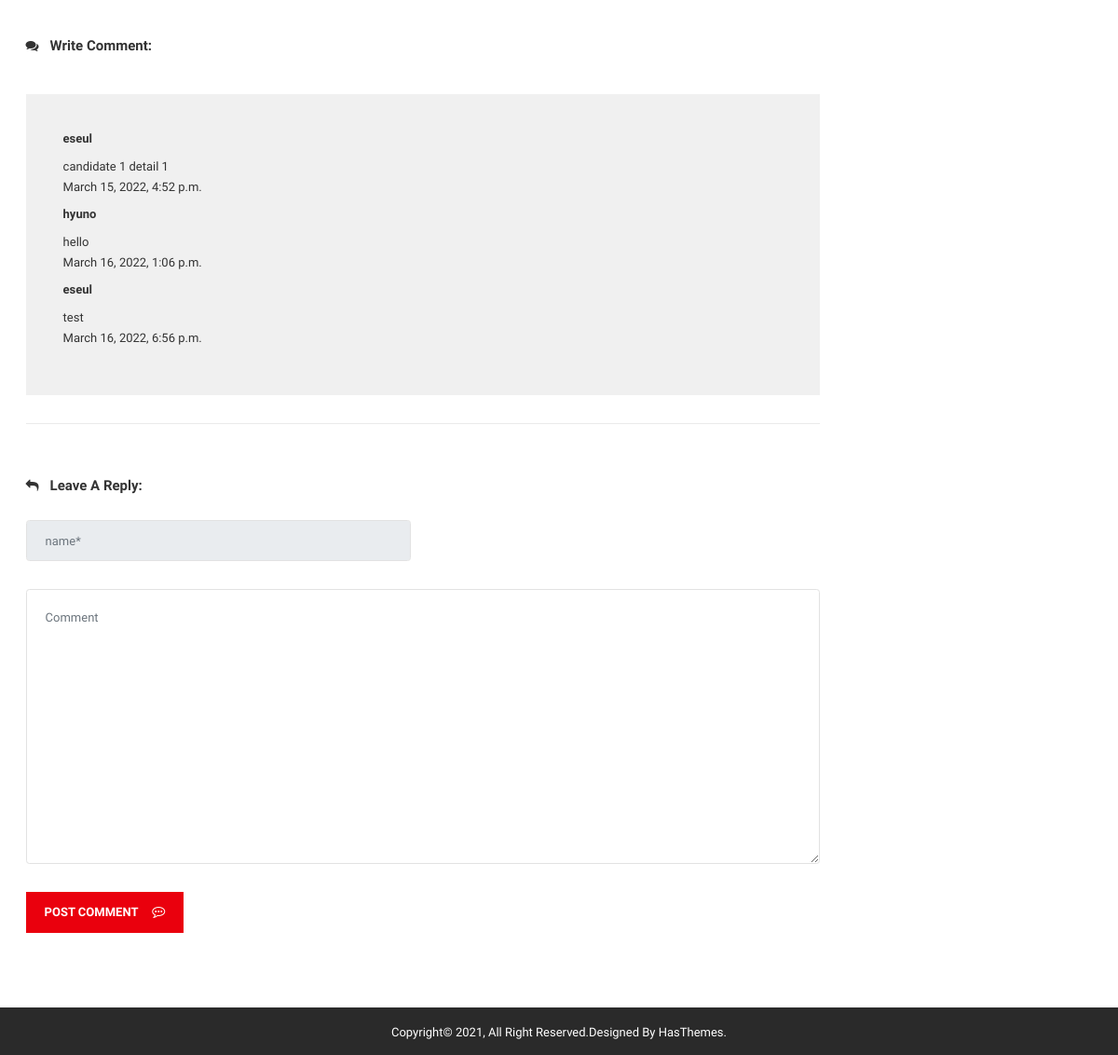
The page /candidate1/detail01/ (lower part) on the database as committed earlier.
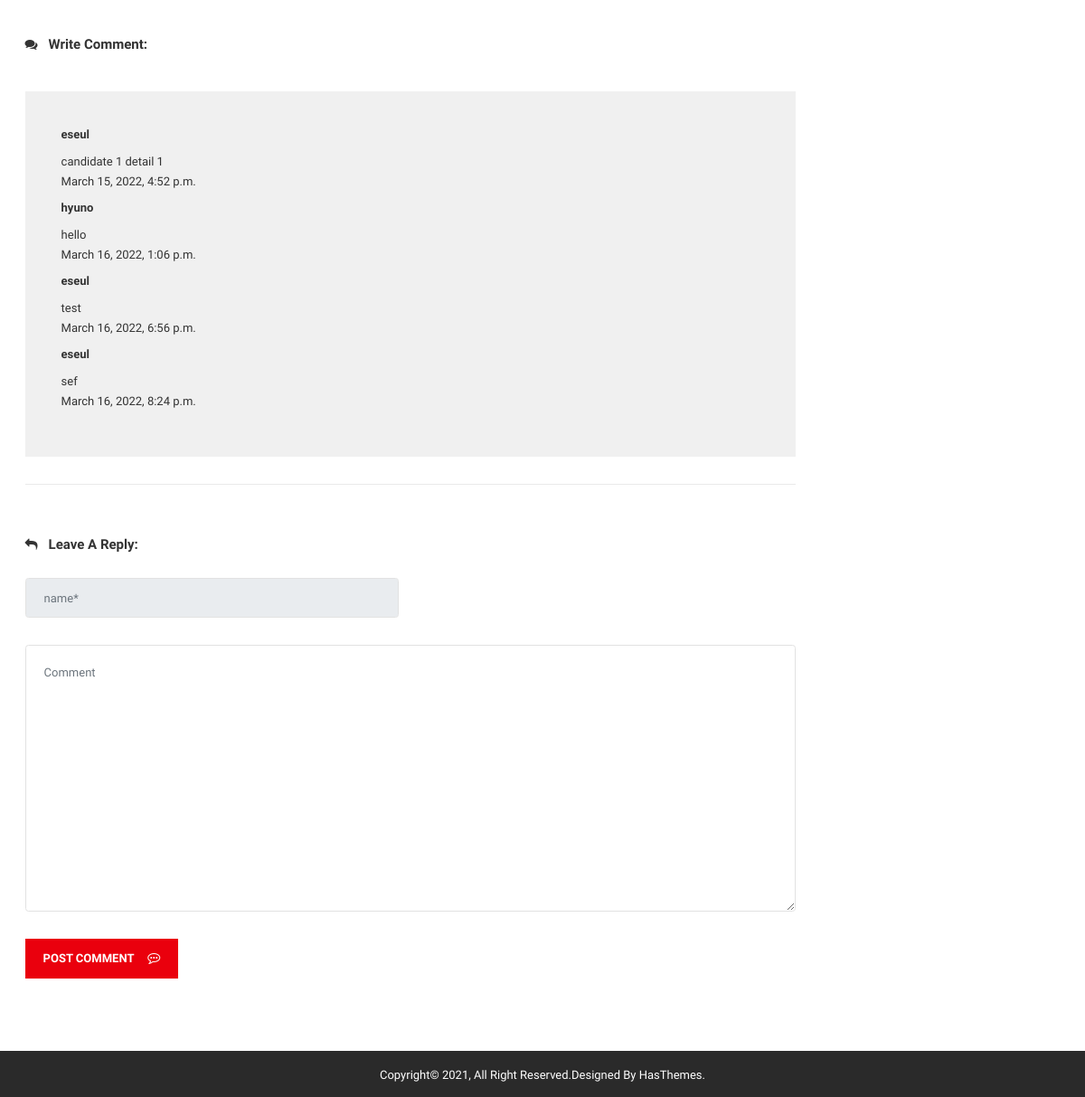
The same page on the database as committed later.
### bbsApp/models.py (models this page shows)
class Post(models.Model):
    id            = models.BigAutoField(help_text = "Post ID", primary_key=True)
    candidate_num = models.IntegerField()
    detail_num    = models.IntegerField()
    writer_id     = models.TextField(max_length=100)
    content       = models.TextField(blank=False, null=False)
    create_date   = models.DateTimeField(auto_now=True)
    modify_date   = models.DateTimeField(auto_now=True)

### candidate1App/views.py (the view)
# urls.py: path('detail01/', views.detail01),
def detail01(request):
    print('>>> detail1')
    candidate_num = 1
    detail_num = 1
    Posts = Post.objects.filter(candidate_num=candidate_num, detail_num=detail_num)
    if request.session.get('member_name'):
        print('>>> our member')
        context = {
            'session_member_name': request.session.get('member_name'),
            'session_member_id': request.session.get('member_id'),
            'candidate_num': candidate_num,
            'detail_num': detail_num,
            'Posts': Posts
        }
        return render(request, 'candidate1/blogDetail1.html', context)
    else:
        context = {
            'candidate_num': candidate_num,
            'detail_num': detail_num,
            'Posts': Posts
        }
        return render(request, 'candidate1/blogDetail1.html', context)

### candidate1App/templates/candidate1/blogDetail1.html (shortened to what the changed rows need)
{% load static %}
<!doctype html>
<html class="no-js" lang="en">
    <head>
        <link rel="stylesheet" href="{% static 'css/bootstrap.min.css' %}">
        <link rel="stylesheet" href="{% static 'css/font-awesome.min.css' %}">
        <link rel="stylesheet" href="{% static 'css/meanmenu.min.css' %}">
        <link rel="stylesheet" href="{% static 'css/owl.carousel.min.css' %}">
		<link rel="stylesheet" href="{% static 'lib/css/nivo-slider.css' %}" type="text/css" />
		<link rel="stylesheet" href="{% static 'lib/css/preview.css' %}" type="text/css" media="screen" />
        <link rel="stylesheet" href="{% static 'css/chosen.min.css' %}">
        <link rel="stylesheet" href="{% static 'css/animate.css' %}">
        <link rel="stylesheet" href="{% static 'css/magnific-popup.css' %}">
        <link rel="stylesheet" href="{% static 'css/normalize.css' %}">
        <link rel="stylesheet" href="{% static 'css/main.css' %}">
        <link rel="stylesheet" href="{% static 'style.css' %}">
        <link rel="stylesheet" href="{% static 'css/responsive.css' %}">
    </head>
    <body>
        <div class="wrapper">
            <section class="blog-two-details-area ptb-80">
                <div class="container">
                    <div class="row">
                        <div class="col-lg-9">
                            <div class="blog-container-inner">
                                <div  class="blog-comment">
                                    <div class="blog-reply-all2">
                                        <div id="blog-top" class="blog-top">
                                            {% for bbs in Posts %}
                                            <div  class="blog-img-details">
                                                <div class="blog-title" align="right">
                                                    <h3>{{bbs.writer_id}}</h3>
                                                </div>
                                                <p>{{bbs.content}}</p>
                                                <span>{{bbs.create_date}}</span>
                                            </div>
                                            {% endfor %}
                                        </div>
                                    </div>
                                </div>
                            </div>
                        </div>
                    </div>
                </div>
            </section>
        </div>
    </body>
</html>

Rows that differ between the two databases and show on the page:
added Post: writer_id "eseul", content "sef", create_date "March 16, 2022, 8:24 p.m."
